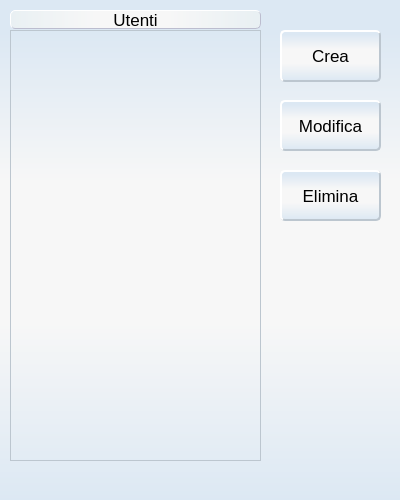
<?xml version="1.0" encoding="UTF-8"?>
<ui version="4.0">
 <class>GestioneUtenti</class>
 <widget class="QMainWindow" name="GestioneUtenti">
  <property name="geometry">
   <rect>
    <x>0</x>
    <y>0</y>
    <width>400</width>
    <height>500</height>
   </rect>
  </property>
  <property name="sizePolicy">
   <sizepolicy hsizetype="Fixed" vsizetype="Fixed">
    <horstretch>0</horstretch>
    <verstretch>0</verstretch>
   </sizepolicy>
  </property>
  <property name="minimumSize">
   <size>
    <width>400</width>
    <height>500</height>
   </size>
  </property>
  <property name="maximumSize">
   <size>
    <width>400</width>
    <height>500</height>
   </size>
  </property>
  <property name="windowTitle">
   <string>GestioneUtenti</string>
  </property>
  <widget class="QWidget" name="centralWidget">
   <property name="sizePolicy">
    <sizepolicy hsizetype="Fixed" vsizetype="Fixed">
     <horstretch>0</horstretch>
     <verstretch>0</verstretch>
    </sizepolicy>
   </property>
   <property name="minimumSize">
    <size>
     <width>400</width>
     <height>500</height>
    </size>
   </property>
   <property name="maximumSize">
    <size>
     <width>400</width>
     <height>500</height>
    </size>
   </property>
   <property name="styleSheet">
    <string notr="true">/* sets background color  */
QWidget {
background-color:rgba(255,255,255,0);
}
QWidget#centralWidget{
	background-color: qlineargradient(spread:pad, x1:0, y1:1, x2:0, y2:0, stop:0 rgba(220, 232, 243, 255), stop:0.35545 rgba(247, 247, 247, 255), stop:0.635071 rgba(247, 247, 247, 255), stop:0.933649 rgba(220, 232, 243, 255));
}

QLineEdit {
     border: 1px inset rgb(188, 189, 207);
     border-radius: 5px;
     padding: 0 3px;
	background-color: qlineargradient(spread:pad, x1:0, y1:1, x2:0, y2:0, stop:0.0545455 rgba(237, 240, 243, 255), stop:0.35545 rgba(247, 247, 247, 255), stop:0.635071 rgba(247, 247, 247, 255), stop:0.933649 rgba(237, 240, 243, 255));
 }

QGroupBox {
     border-radius: 5px;
    border:2px groove rgb(188, 198, 207);
     background-color:  rgba(255, 255, 255, 0);
        margin: 6px;

}
QGroupBox::title {
     subcontrol-origin: margin;
     subcontrol-position: top left; /* position at the top center */
     padding: 0 3px;
     border:2px groove rgb(188, 198, 207);
  background-color: qlineargradient(spread:pad, x1:0, y1:1, x2:0, y2:0, stop:0.208531 rgba(212, 223, 232, 255), stop:0.905213 rgba(239, 251, 254, 255));
        font: 11pt &quot;Arial&quot;;
     border-radius: 5px;
}

QLabel{
   	border-bottom:1px solid;
     border-bottom-color: rgb(188, 198, 207);
    background-color: rgba(255, 255, 255, 0);
     border-radius: 5px;
     padding: 0 0px;
}


 QPushButton {
     border: 2px outset  rgb(188, 198, 207);
     border-radius: 5px;
     background-color: qlineargradient(spread:pad, x1:0, y1:1, x2:0, y2:0, stop:0 rgba(220, 232, 243, 255), stop:0.35545 rgba(247, 247, 247, 255), stop:0.635071 rgba(247, 247, 247, 255), stop:0.933649 rgba(220, 232, 243, 255));
   
 }

 QPushButton:pressed {
	border: 2px inset  rgb(188, 198, 207);
     background-color: qlineargradient(x1: 0, y1: 0, x2: 0, y2: 1,
                                       stop: 0 #dadbde, stop: 1 #f6f7fa);
 }

QListWidget{
border: 1px groove rgb(188, 198, 207);
}</string>
   </property>
   <widget class="QListWidget" name="list_utenti">
    <property name="geometry">
     <rect>
      <x>10</x>
      <y>30</y>
      <width>251</width>
      <height>431</height>
     </rect>
    </property>
    <property name="font">
     <font>
      <family>Arial</family>
      <pointsize>12</pointsize>
     </font>
    </property>
    <property name="focusPolicy">
     <enum>Qt::NoFocus</enum>
    </property>
    <property name="verticalScrollMode">
     <enum>QAbstractItemView::ScrollPerPixel</enum>
    </property>
    <property name="horizontalScrollMode">
     <enum>QAbstractItemView::ScrollPerPixel</enum>
    </property>
   </widget>
   <widget class="QLabel" name="label">
    <property name="geometry">
     <rect>
      <x>10</x>
      <y>10</y>
      <width>251</width>
      <height>19</height>
     </rect>
    </property>
    <property name="font">
     <font>
      <family>Arial</family>
      <pointsize>13</pointsize>
     </font>
    </property>
    <property name="styleSheet">
     <string notr="true">QLabel{
	
	background-color: qlineargradient(spread:pad, x1:1, y1:0, x2:0, y2:0, stop:0.0181818 rgba(233, 240, 243, 255), stop:0.372727 rgba(247, 247, 247, 255), stop:0.659091 rgba(247, 247, 247, 255), stop:1 rgba(233, 240, 243, 255));
 border: 1px outset rgb(188, 189, 207);
     border-radius: 5px;
}</string>
    </property>
    <property name="text">
     <string>Utenti</string>
    </property>
    <property name="alignment">
     <set>Qt::AlignCenter</set>
    </property>
   </widget>
   <widget class="QPushButton" name="CreaUtente">
    <property name="geometry">
     <rect>
      <x>280</x>
      <y>30</y>
      <width>101</width>
      <height>52</height>
     </rect>
    </property>
    <property name="font">
     <font>
      <family>Arial</family>
      <pointsize>13</pointsize>
     </font>
    </property>
    <property name="focusPolicy">
     <enum>Qt::NoFocus</enum>
    </property>
    <property name="text">
     <string>Crea</string>
    </property>
   </widget>
   <widget class="QPushButton" name="ModificaUtente">
    <property name="geometry">
     <rect>
      <x>280</x>
      <y>100</y>
      <width>101</width>
      <height>51</height>
     </rect>
    </property>
    <property name="font">
     <font>
      <family>Arial</family>
      <pointsize>13</pointsize>
     </font>
    </property>
    <property name="focusPolicy">
     <enum>Qt::NoFocus</enum>
    </property>
    <property name="text">
     <string>Modifica</string>
    </property>
   </widget>
   <widget class="QPushButton" name="EliminaUtente">
    <property name="geometry">
     <rect>
      <x>280</x>
      <y>170</y>
      <width>101</width>
      <height>51</height>
     </rect>
    </property>
    <property name="font">
     <font>
      <family>Arial</family>
      <pointsize>13</pointsize>
     </font>
    </property>
    <property name="focusPolicy">
     <enum>Qt::NoFocus</enum>
    </property>
    <property name="text">
     <string>Elimina</string>
    </property>
   </widget>
  </widget>
 </widget>
 <layoutdefault spacing="6" margin="11"/>
 <resources/>
 <connections/>
</ui>
